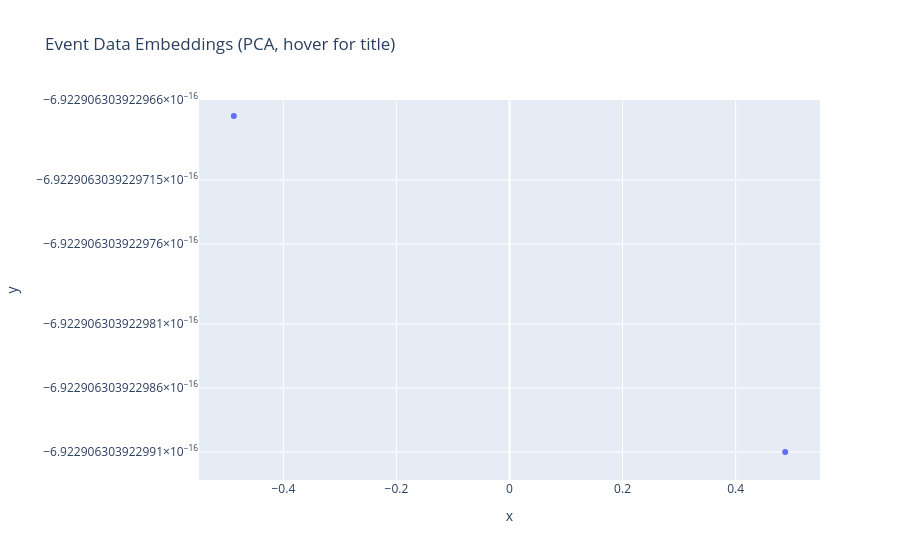

Notebook code for this chart:
### Code cell
import plotly.express as px
import pandas as pd
import numpy as np

# short labels
short_labels = [e["title"][:80] for e in events_data]

# PCA
X = np.array(event_data_embeddings)
X2 = PCA(n_components=2).fit_transform(X)

df = pd.DataFrame({
    "x": X2[:, 0],
    "y": X2[:, 1],
    "title": [e["title"][:200] for e in events_data]
})

fig = px.scatter(
    df,
    x="x",
    y="y",
    hover_data=["title"],
    title="Event Data Embeddings (PCA, hover for title)"
)

fig.show()

### Figure 1 — Plotly figure (JSON) as saved in the notebook; plotly's stock layout.template omitted (floating-point values rounded to 4 significant figures)
{"data": [{"customdata": [["Gesetz zur Änderung des Gesetzes über die Anwendung unmittelbaren Zwanges bei der Ausübung öffentlicher Gewalt durch Vollzugsbeamte des Landes Berlin - sichere Rechtsgrundlage für den Einsatz von Dist"], ["Sechzehntes Gesetz zur Änderung des Berliner Hochschulgesetzes - Rückkehr zur Freiheit der Wissenschaft bei der Übernahme von promovierten wissenschaftlichen Mitarbeitern und Mitarbeiterinnen"]], "hovertemplate": "x=%{x}<br>y=%{y}<br>title=%{customdata[0]}<extra></extra>", "legendgroup": "", "marker": {"color": "#636efa", "symbol": "circle"}, "mode": "markers", "name": "", "orientation": "v", "showlegend": false, "type": "scatter", "x": [-0.4876, 0.4876], "xaxis": "x", "y": [-6.923e-16, -6.923e-16], "yaxis": "y"}], "layout": {"legend": {"tracegroupgap": 0}, "title": {"text": "Event Data Embeddings (PCA, hover for title)"}, "xaxis": {"anchor": "y", "domain": [0, 1], "title": {"text": "x"}}, "yaxis": {"anchor": "x", "domain": [0, 1], "title": {"text": "y"}}}}
